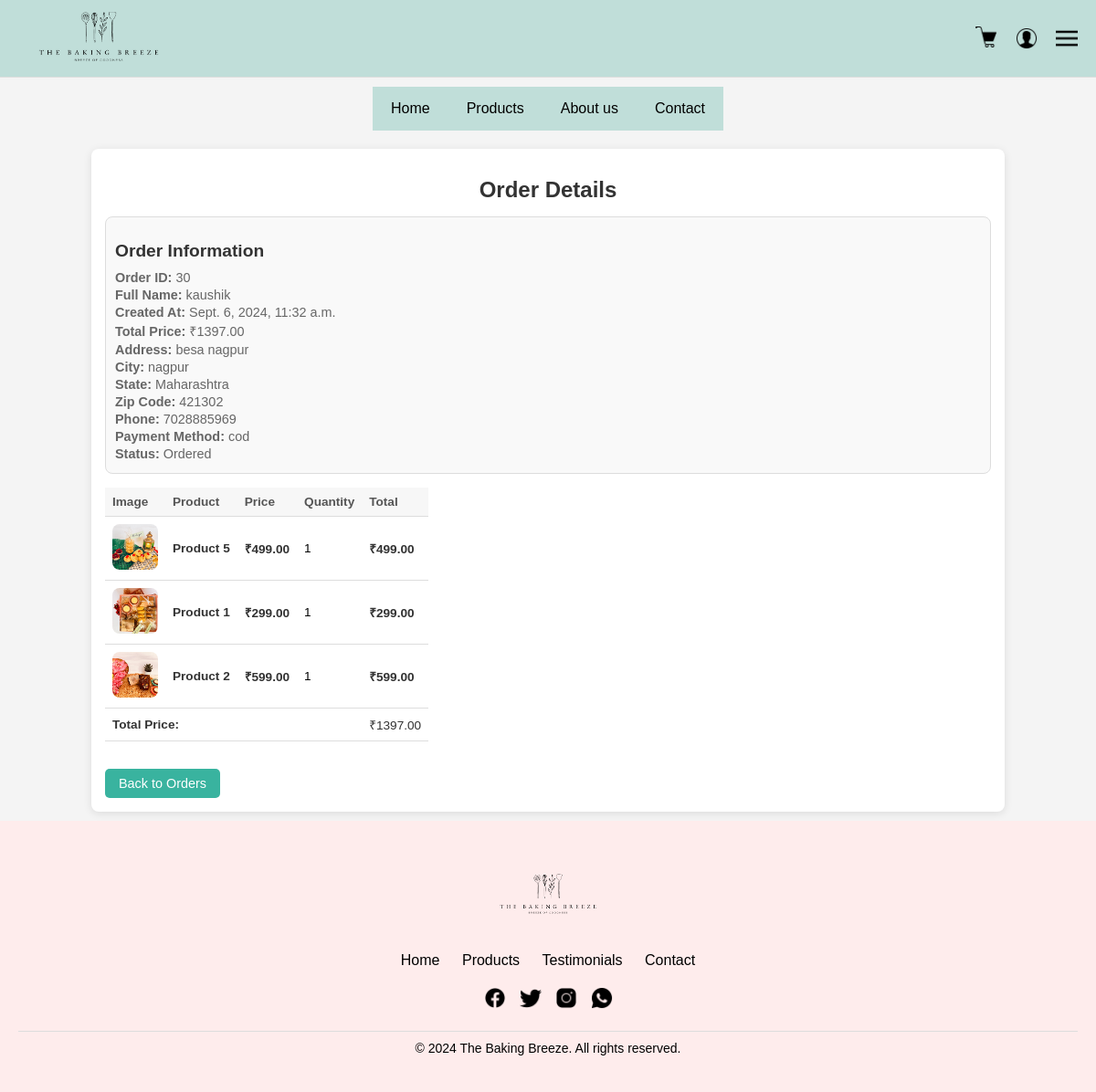
The app's page /order/30/ (signed in) with its own data.
### thebakingbreeze/models.py (models this page shows, shortened)
class Order(models.Model):
    STATUS_CHOICES = [
        ('ordered', 'Ordered'),
        ('sent', 'Order Sent for Delivery'),
        ('delivered', 'Delivered'),
    ]
    user = models.ForeignKey(User, on_delete=models.CASCADE)
    full_name = models.CharField(max_length=255)
    created_at = models.DateTimeField(auto_now_add=True)
    total_price = models.DecimalField(max_digits=10, decimal_places=2)
    address = models.TextField()
    city = models.CharField(max_length=255)
    state = models.CharField(max_length=255)
    zip_code = models.CharField(max_length=10)
    phone = models.CharField(max_length=20)
    payment_method = models.CharField(max_length=50)
    status = models.CharField(max_length=20, choices=STATUS_CHOICES, default='ordered')  # New field for status
    razorpay_order_id = models.CharField(max_length=255, blank=True, null=True)
    razorpay_payment_id = models.CharField(max_length=255, blank=True, null=True)
    razorpay_signature = models.CharField(max_length=255, blank=True, null=True)

class OrderItem(models.Model):
    order = models.ForeignKey(Order, related_name='items', on_delete=models.CASCADE)
    product = models.ForeignKey(Product, on_delete=models.CASCADE)
    quantity = models.PositiveIntegerField()
    price = models.DecimalField(max_digits=10, decimal_places=2)

class Product(models.Model):
    name = models.CharField(max_length=255)
    image = models.ImageField(upload_to='product_images/', blank=True, null=True, help_text="Image of the product")
    price = models.DecimalField(max_digits=10, decimal_places=0, help_text="Price of the product")
    rating = models.DecimalField(max_digits=3, decimal_places=1, blank=True, null=True, help_text="Rating of the product")
    material = models.CharField(max_length=255, blank=True, null=True, help_text="Material of the product, e.g., stainless steel")
    dimensions = models.CharField(max_length=255, blank=True, null=True, help_text="Dimensions of the product, e.g., 15 x 10 x 8 inches")
    weight = models.CharField(max_length=50, blank=True, null=True, help_text="Weight of the product, e.g., 5 lbs")
    color = models.CharField(max_length=50, blank=True, null=True, help_text="Color of the product, e.g., Silver")
    included_accessories = models.TextField(blank=True, null=True, help_text="List of included accessories, e.g., Baking tray, mixing bowl, whisk, spatula")

### thebakingbreeze/views.py (the view)
# urls.py: path('order/<int:order_id>/', views.order_details_full, name='order_details_full'),
@login_required
def order_details_full(request, order_id):
    order = get_object_or_404(Order, id=order_id, user=request.user)
    return render(request, 'order_details_full.html', {'order': order})

### thebakingbreeze/templatetags/cart_filters.py (called while the page is built)
@register.filter(name='multiply')
def multiply(value, arg):
    return value * arg

### thebakingbreeze/templates/order_details_full.html (shortened to what this page needs)
{% extends "base.html" %}
{% block content %}
{% load static %}
{% load cart_filters %}
<div class="details-page-container">
    <div class="details-content-container">
        <h1>Order Details</h1>
        <div class="order-info">
            <h2>Order Information</h2>
            <p><strong>Order ID:</strong> {{ order.id }}</p>
            <p><strong>Full Name:</strong> {{ order.full_name }}</p>
            <p><strong>Created At:</strong> {{ order.created_at }}</p>
            <p><strong>Total Price:</strong> ₹{{ order.total_price|floatformat:2 }}</p>
            <p><strong>Address:</strong> {{ order.address }}</p>
            <p><strong>City:</strong> {{ order.city }}</p>
            <p><strong>State:</strong> {{ order.state }}</p>
            <p><strong>Zip Code:</strong> {{ order.zip_code }}</p>
            <p><strong>Phone:</strong> {{ order.phone }}</p>
            <p><strong>Payment Method:</strong> {{ order.payment_method }}</p>
            <p><strong>Status:</strong> {{ order.get_status_display }}</p>
        </div>
<table class="order-products-table">
    <thead>
        <tr>
            <th>Image</th>
            <th>Product</th>
            <th>Price</th>
            <th>Quantity</th>
            <th>Total</th>
        </tr>
    </thead>
    <tbody>
        {% for item in order.items.all %}
        <tr>
            <td><img src="{{ item.product.image.url }}" alt="{{ item.product.name }}" class="product-image"></td>
            <td class="product-name">{{ item.product.name }}</td>
            <td class="product-price">₹{{ item.price|floatformat:2 }}</td>
            <td>{{ item.quantity }}</td>
            <td class="product-total">₹{{ item.price|multiply:item.quantity|floatformat:2 }}</td>
        </tr>
        {% endfor %}
    </tbody>
    <tfoot>
        <tr>
            <td colspan="4" class="total-price"><strong>Total Price:</strong></td>
            <td class="total-price">₹{{ order.total_price|floatformat:2 }}</td>
        </tr>
    </tfoot>
</table>
        <a href="{% url 'user_orders' %}">
            <button class="back-button">Back to Orders</button>
        </a>
    </div>
</div>
{% endblock %}

### thebakingbreeze/static/css/styles.css (style rules this page uses)
body { font-family: 'Montserrat', sans-serif; margin: 0; padding: 0; background-color: #feecec; }
.product-name { font-size: 18px; margin-bottom: 10px; color: #333; }
.product-price { font-size: 16px; margin-bottom: 5px; color: #666; }

### thebakingbreeze/templates/order_details_full.html (style rules this page uses)
body { margin: 0; padding: 0; font-family: 'Arial', sans-serif; background-color: #f4f4f4; }
.details-page-container { display: flex; flex-direction: column; align-items: center; padding: 10px; background-color: #f4f4f4; }
.details-content-container { background-color: white; padding: 15px; border-radius: 8px; box-shadow: 0 2px 10px rgba(0, 0, 0, 0.1); width: 100%; max-width: 1000px; box-sizing: border-box; }
h1 { text-align: center; font-size: 1.5em; margin-bottom: 15px; color: #333; }
.order-info { margin-bottom: 15px; border: 1px solid #ddd; border-radius: 8px; padding: 10px; background-color: #f9f9f9; }
.order-info h2 { font-size: 1.2em; margin-bottom: 10px; color: #333; }
.order-info p { font-size: 0.9em; margin: 3px 0; color: #666; }
.order-products-table { width: 100%; border-collapse: collapse; margin-bottom: 15px; overflow-x: auto; display: block; }
.order-products-table th, .order-products-table td { padding: 8px; text-align: left; border-bottom: 1px solid #ddd; font-size: 0.85em; }
.order-products-table th { background-color: #f7f7f7; color: #555; font-weight: bold; }
.order-products-table td { vertical-align: middle; }
.product-name { font-weight: bold; color: #333; }
.product-price, .product-total { color: #333; font-weight: bold; }
.product-image { width: 50px; height: 50px; object-fit: cover; border-radius: 8px; }
.total-price { font-size: 1em; text-align: right; color: #333; margin-top: 10px; }
.back-button { background-color: #39b39f; color: white; padding: 8px 15px; border-radius: 5px; border: none; cursor: pointer; margin-top: 15px; font-size: 0.9em; }

### records on screen
Order: id "30", full_name "kaushik", created_at "Sept. 6, 2024, 11:32 a.m.", total_price "1397.00", address "besa nagpur", city "nagpur", state "Maharashtra", zip_code "421302", phone "7028885969", payment_method "cod", status "Ordered"
OrderItem: product.image (picture), product.name "Product 5", price "499.00", quantity "1", price|multiply "499.00"
OrderItem: product.image (picture), product.name "Product 1", price "299.00", quantity "1", price|multiply "299.00"
OrderItem: product.image (picture), product.name "Product 2", price "599.00", quantity "1", price|multiply "599.00"
